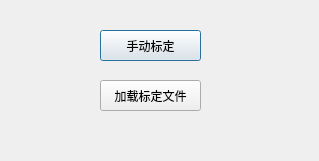
<?xml version="1.0" encoding="UTF-8"?>
<ui version="4.0">
 <class>subCalibWindow</class>
 <widget class="QDialog" name="subCalibWindow">
  <property name="geometry">
   <rect>
    <x>0</x>
    <y>0</y>
    <width>319</width>
    <height>161</height>
   </rect>
  </property>
  <property name="windowTitle">
   <string>subCalibWindow</string>
  </property>
  <widget class="QPushButton" name="pushButton_manul">
   <property name="geometry">
    <rect>
     <x>100</x>
     <y>30</y>
     <width>101</width>
     <height>31</height>
    </rect>
   </property>
   <property name="text">
    <string>手动标定</string>
   </property>
  </widget>
  <widget class="QPushButton" name="pushButton_auto">
   <property name="geometry">
    <rect>
     <x>100</x>
     <y>80</y>
     <width>101</width>
     <height>31</height>
    </rect>
   </property>
   <property name="text">
    <string>加载标定文件</string>
   </property>
  </widget>
 </widget>
 <layoutdefault spacing="6" margin="11"/>
 <resources/>
 <connections/>
</ui>
